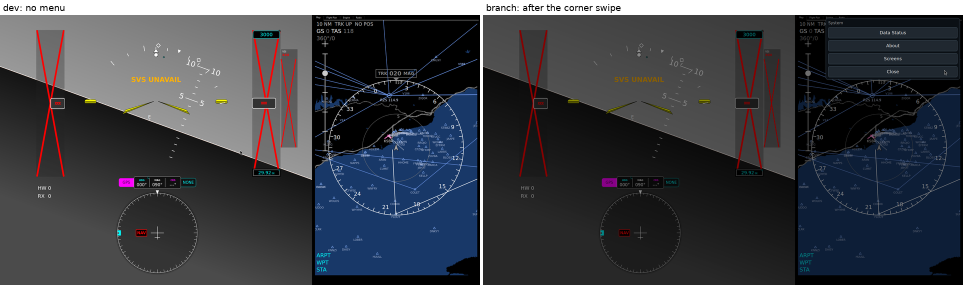
#> input picture docs/aer-5892-evidence/before_after_pfd.png, 1932 x 576 px, given in place of before_dev.png, which was not available (shown at 1/2 size)
$ python compose.py before_after_pfd.png menu_on_every_screen.png menu_on_every_screen.png
#> lines starting #> are read from the running program, lines starting #| are printed output that depends on the picture
#> in grid, `g = Image.new("RGB", (cols * (w + 6), rows * (h + 36)), (255, 255, 255))`: g: PIL image 1932x576 RGB; every value is 255
"""Compose the MENU1 bench evidence (AER-5892) from the raw Beelink x11grab
frames in a frames directory (see README.md). Usage:
    python3 compose.py <frames_dir> <out_dir> <font.ttf>"""
import sys
from PIL import Image, ImageDraw, ImageFont

src, out, ttf = sys.argv[1], sys.argv[2], sys.argv[3]
F = ImageFont.truetype(ttf, 18)


def tile(name, w, h, caption):
#> called with name = 'before_dev', w = 960, h = 540, caption = 'dev: no menu'
    im = Image.open("%s/%s.png" % (src, name)).convert("RGB").resize((w, h), Image.LANCZOS)
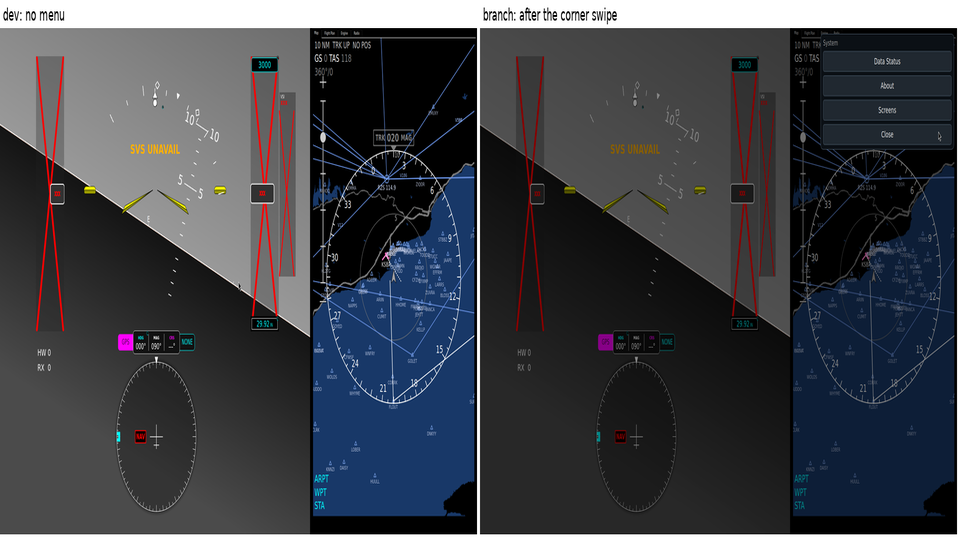
#> im: PIL image 960x540 RGB; mean R, G, B 62.7, 65.4, 71.7
    canvas = Image.new("RGB", (w, h + 30), (255, 255, 255))
#> canvas: PIL image 960x570 RGB; every value is 255
    canvas.paste(im, (0, 30))
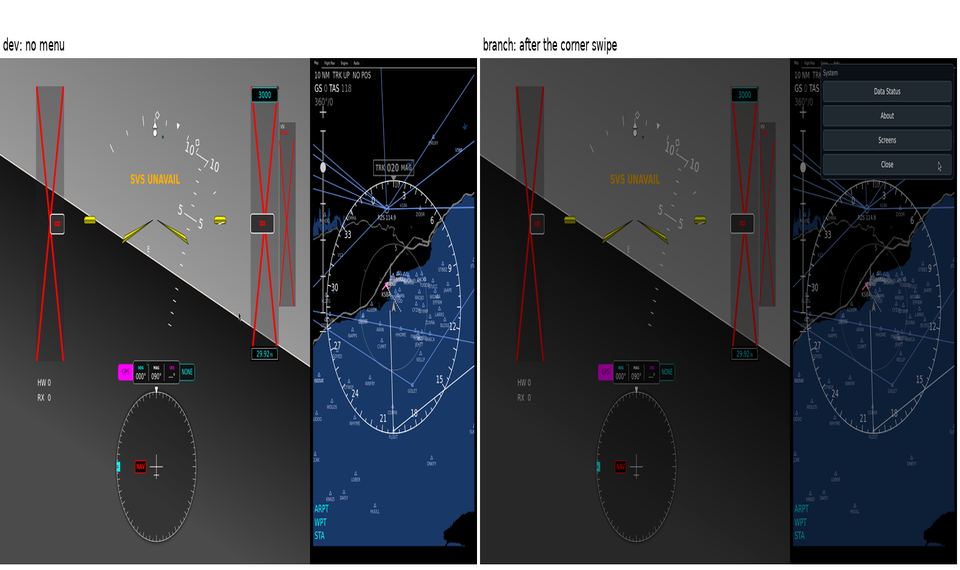
#> canvas: PIL image 960x570 RGB; mean R, G, B 72.8, 75.4, 81.3
    ImageDraw.Draw(canvas).text((6, 5), caption, fill=(0, 0, 0), font=F)
    return canvas


def grid(cells, cols, w, h, path):
    rows = (len(cells) + cols - 1) // cols
    g = Image.new("RGB", (cols * (w + 6), rows * (h + 36)), (255, 255, 255))
    for i, (name, cap) in enumerate(cells):
        g.paste(tile(name, w, h, cap), ((i % cols) * (w + 6), (i // cols) * (h + 36)))
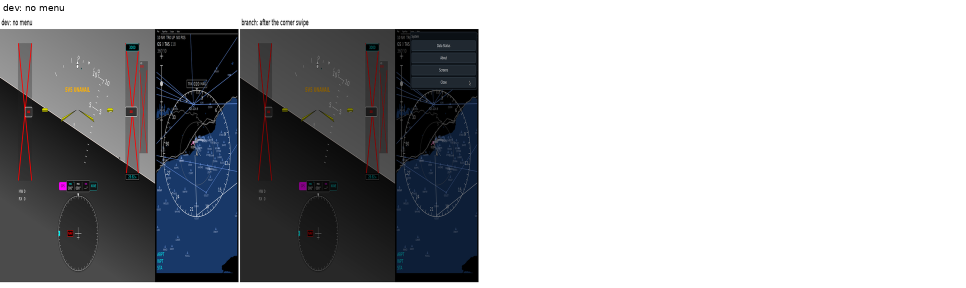
#> g: PIL image 1932x576 RGB (shown at 1/2 size); mean R, G, B 165.3, 166.6, 169.5
#> pass 2 of the loop in grid, `for i, (name, cap) in enumerate(cells):`:
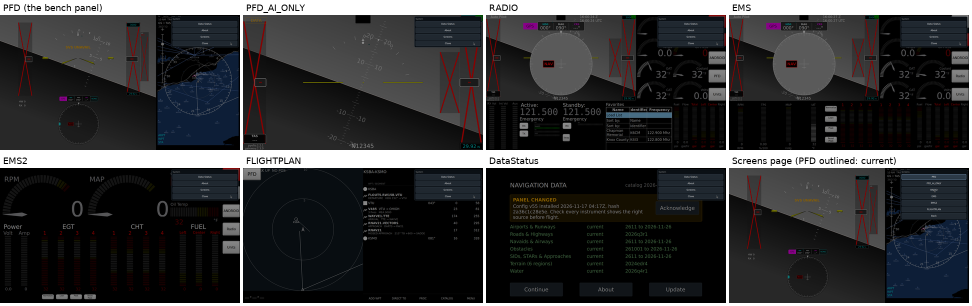
#> input picture docs/aer-5892-evidence/menu_on_every_screen.png, 1944 x 612 px, given in place of s11_menu_after_plain_restart.png, which was not available (shown at 1/2 size)
#> call 2 of grid, with cols = 4, w = 480, h = 270
#> in grid (call 2), `g = Image.new("RGB", (cols * (w + 6), rows * (h + 36)), (255, 255, 255))`: g: PIL image 1944x612 RGB; every value is 255
#> call 3 of tile, with name = 's11_menu_after_plain_restart', w = 480, h = 270, caption = 'PFD (the bench panel)'
#> in tile (call 3), `im = Image.open("%s/%s.png" % (src, name)).convert("RGB").resize((w, h..`:
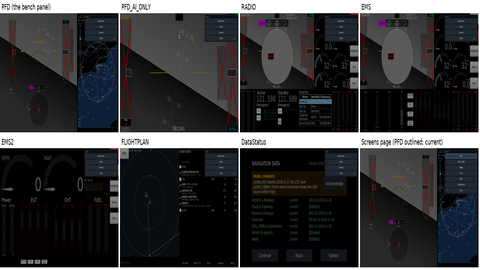
#> im: PIL image 480x270 RGB; mean R, G, B 55, 55.2, 56.6
#> in tile (call 3), `canvas = Image.new("RGB", (w, h + 30), (255, 255, 255))`: canvas: PIL image 480x300 RGB; every value is 255
#> in tile (call 3), `canvas.paste(im, (0, 30))`:
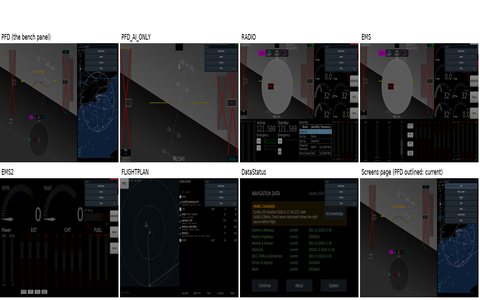
#> canvas: PIL image 480x300 RGB; mean R, G, B 75, 75.2, 76.4
#> in grid (call 2), `g.paste(tile(name, w, h, cap), ((i % cols) * (w + 6), (i // cols) * (h..`:
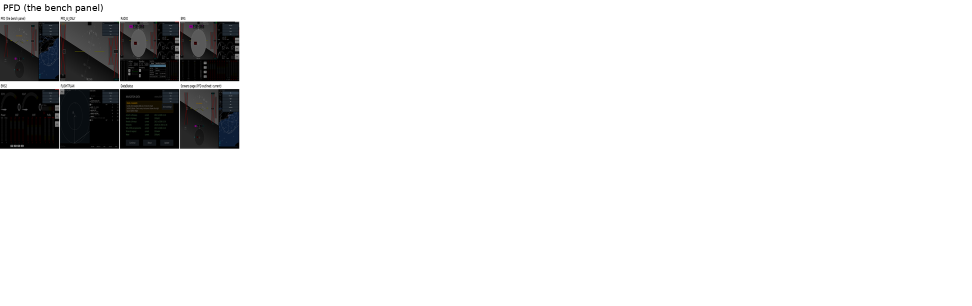
#> g: PIL image 1944x612 RGB (shown at 1/2 size); mean R, G, B 233, 233.1, 233.2
#> pass 2 of the loop in grid, `for i, (name, cap) in enumerate(cells):`:
#> in tile (call 4), `ImageDraw.Draw(canvas).text((6, 5), caption, fill=(0, 0, 0), font=F)`:
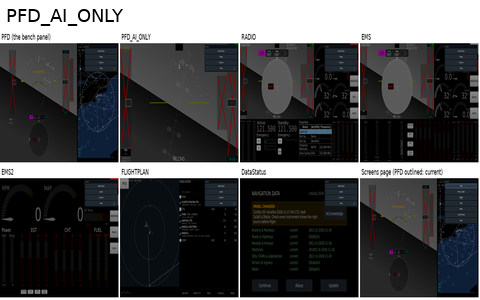
#> canvas: PIL image 480x300 RGB; mean R, G, B 74.1, 74.3, 75.5
#> in grid (call 2), `g.paste(tile(name, w, h, cap), ((i % cols) * (w + 6), (i // cols) * (h..`:
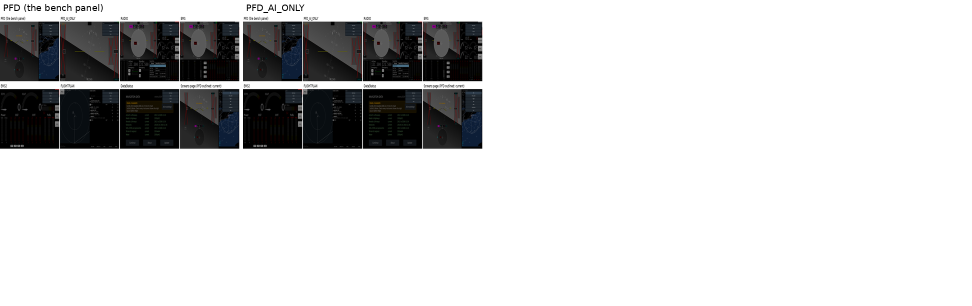
#> g: PIL image 1944x612 RGB (shown at 1/2 size); mean R, G, B 211.1, 211.2, 211.5
    g.save(path, optimize=True)


grid([("before_dev", "dev: no menu"),
      ("s11_menu_after_plain_restart", "branch: after the corner swipe")],
     2, 960, 540, out + "/before_after_pfd.png")

#> (the run stopped early here; a loop or call above may not have finished)
